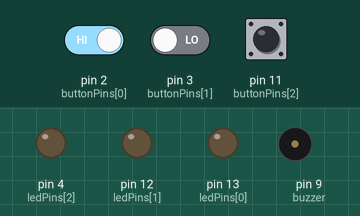
A sketch run on a simulated Arduino Uno, built with avr-gcc and run on an emulated ATmega328P. Parts: output pins drawn as LEDs (lit = HIGH), buzzer (waves = sounding). Inputs (shaded band) come from the test bench; at power-on: pin 2 (buttonPins[0]) HIGH, pin 3 (buttonPins[1]) LOW, pin 11 (buttonPins[2]) LOW. Random numbers use the default seed unless the sketch sets one.

Above: at 17.3 s.
17.4 s: pin 2 (buttonPins[0]) driven LOW and pin 3 (buttonPins[1]) driven HIGH
At 24.3 s:
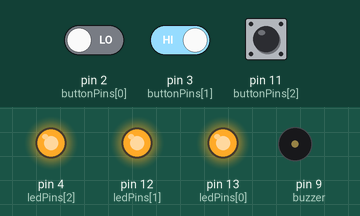
31.4 s: pin 2 (buttonPins[0]) driven HIGH
At 31.57 s:
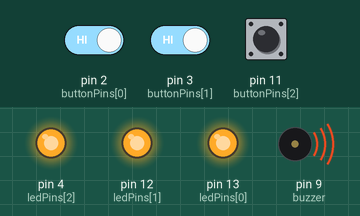
36.7 s: pin 3 (buttonPins[1]) driven LOW
At 41.77 s:
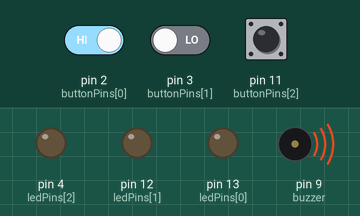
Timing chart, 0 to 47.5 s (numbered marks = the images above; inputs shaded):
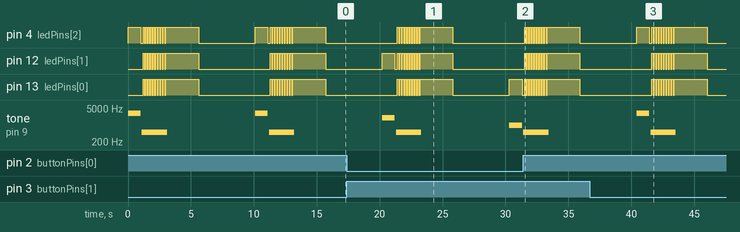

Measured:
- after the input at 17.4 s, pin 4 (ledPins[2]): goes 9 × (HIGH 0.10 s, LOW 0.10 s), HIGH 2.6 s, then LOW, starting after 4.0 s; pin 13 (ledPins[0]): goes 9 × (HIGH 0.10 s, LOW 0.10 s), HIGH 2.6 s, LOW 4.5 s, HIGH 1.0 s, then LOW, starting after 4.0 s
- after the input at 31.4 s, pin 4 (ledPins[2]), pin 12 (ledPins[1]): goes 9 × (HIGH 0.10 s, LOW 0.10 s), HIGH 2.6 s, then LOW, starting after 0.12 s
- after the input at 36.7 s, pin 12 (ledPins[1]), pin 13 (ledPins[0]): goes 9 × (HIGH 0.10 s, LOW 0.10 s), HIGH 2.6 s, then LOW, starting after 4.9 s
- by itself, tone on pin 9 (buzzer): plays 3000 Hz for 1.0 s, 500 Hz for 2.0 s, 3000 Hz for 1.0 s, 500 Hz for 2.0 s

The sketch:

ICEN_Final_Code.ino
```cpp
const int buzzer = 9; //buzzer to arduino pin 9
const int numPairs = 3;
const int ledPins[numPairs] = {13,12,4};
const int buttonPins[numPairs] = {2,3,11};
const int tones[numPairs] = {1000,2000,3000};// grouped the leds and buttons as an array
const int failTone = 500;// tone of for when you get it wrong
int randoo = 5;// first seed
int level = 1;// levels
void setup() {
  for(int i=0; i<numPairs; ++i)//loops the ledpins for output and buttons to input
  {
    pinMode(ledPins[i], OUTPUT);
    pinMode(buttonPins[i], INPUT);
  }
  pinMode(buzzer, OUTPUT); // Set buzzer - pin 9 as an output
}
void clearLeds(int value = LOW)//turns all the leds to LOW/0 which is off
{
  for(int i=0; i<numPairs; ++i)// Sets numpairs which is the 3 numbers for button and led pins to value which is low
    digitalWrite(ledPins[i], value);
}
void setLed(int l)
{
  clearLeds();//Turns them all off but  then turns only one back on
  digitalWrite(ledPins[l], HIGH);
}
void output(int p)
{
  setLed(p);//Turns on the light and plays sound
  tone(buzzer, tones[p]);
  delay(1000);
  clearLeds();//Turns off the light and stops after second
  noTone(buzzer);
  delay(100);
}
void playSequence()
{
  randomSeed(randoo);// changes the game so it plays a different sequnce the next time your play it
  for(int i=0; i<level; ++i)
    output(random(numPairs));
}
int getInput()// gets input and returns buttons pressed
{
  while(true)
  {
  for(int i=0; i<numPairs; ++i)// Loops through buttons to check if its pressed
    if(digitalRead(buttonPins[i]) == LOW)
    {
      delay(5);
      if(digitalRead(buttonPins[i]) == LOW)// If the buttons pressed returns the button pressed
        return i;
    }
  }

}
void fail()
{
  tone(buzzer, failTone);//Plays the failtone for the buzzer
  for(int i=0; i<10; ++i)
  {// Loops for the all the leds equal to low and delays repeats for high
    clearLeds(LOW);
    delay(100);
    clearLeds(HIGH);
    delay(100);
  }
  noTone(buzzer);//resets the game
  level = 0;
  randoo = millis();// Sets it to a random sequence
  delay(2500);
  clearLeds(LOW);//Sets LEDs to low or not on
  delay(2500);
}
int getInputs()// Gets the inputs then gets the first seed
{
  randomSeed(randoo);
  for(int i=0; i<level; ++i)// Loops and gets the input in the next sequence
  {
    int n = getInput();
    int r = random(numPairs);
    if(n != r)
      fail();
    else
      output(n);
  }
}
void loop() {// Increases the level plays the sequence and gets the inputs from the player
  playSequence();
  getInputs();
  level++;
  delay(2000);
}
```
